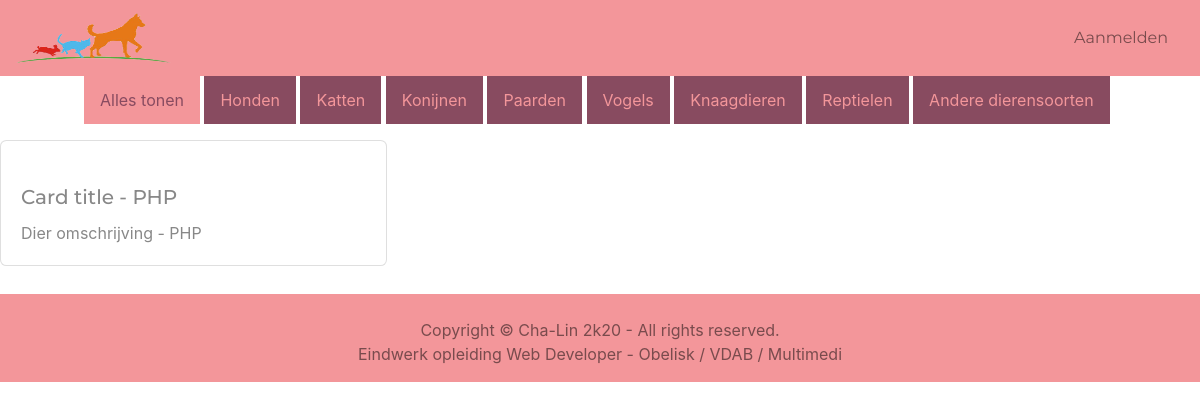
The app's page /dier-zoeken.php, older data.
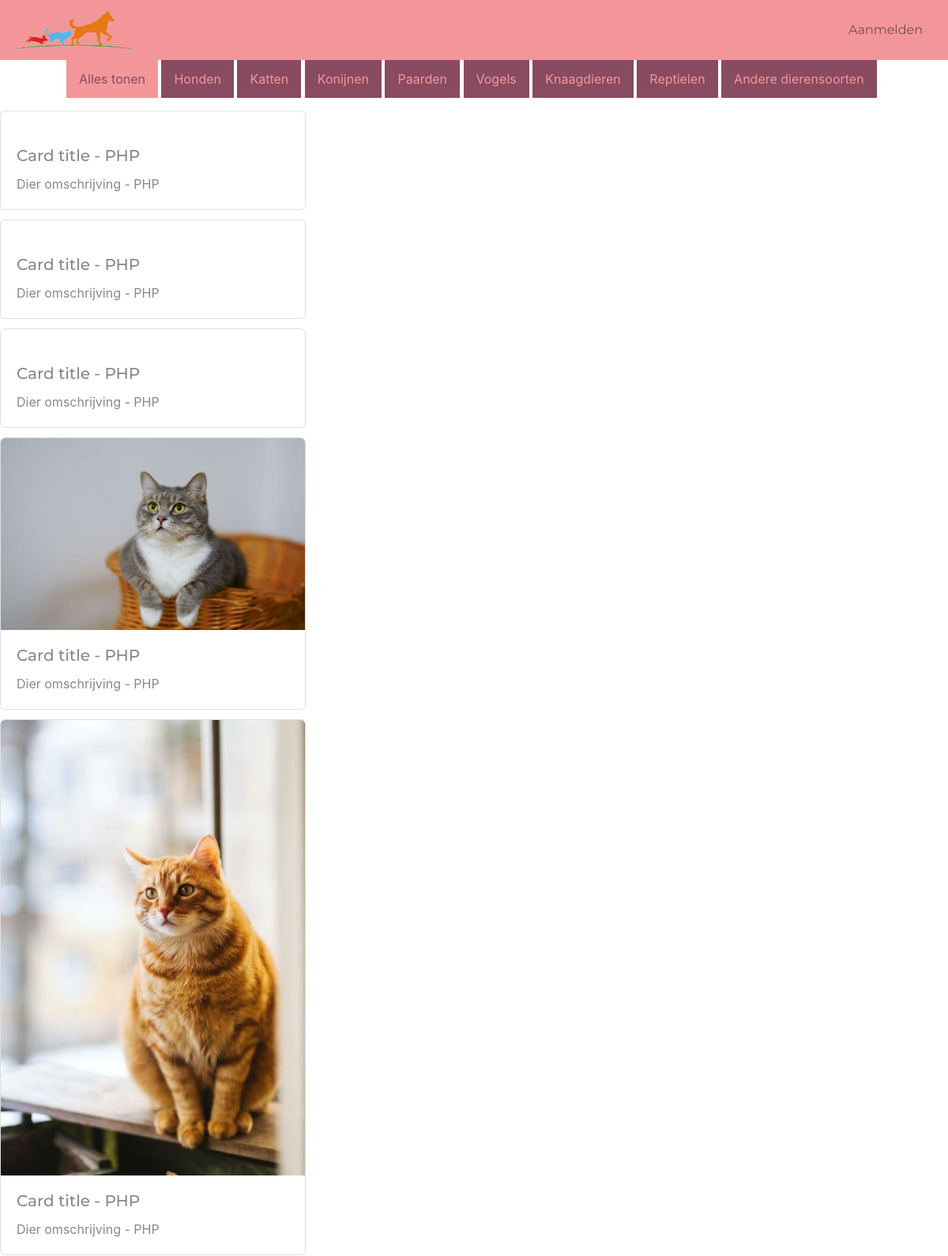
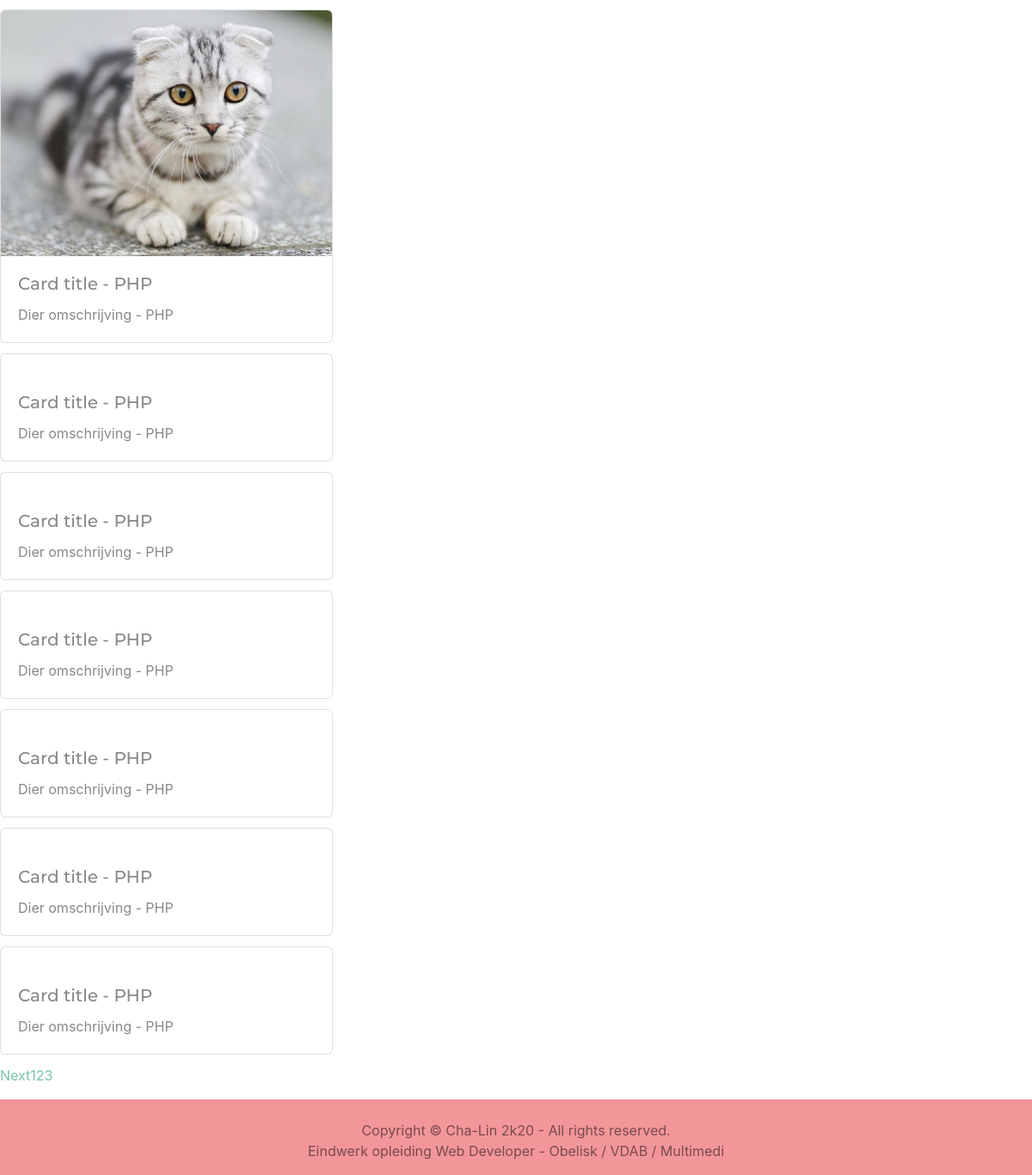
The same page, newer data (2 pictures, top to bottom).
### tables this page shows
CREATE TABLE `foto` (
  `FotoID` int(11) NOT NULL,
  `Bestandsnaam` varchar(100) NOT NULL,
  `Dier_ID` int(11) NOT NULL
);

### admin/includes/Database.php (called while the page is built, shortened)
<?php
class Database
{
    public $connection;
    public function open_db_connection(){
        $this->connection = mysqli_connect(DB_HOST, DB_USER, DB_PASS, DB_NAME);
    }
    public function query($sql){
        $result = $this->connection->query($sql);
        return $result;
    }
}
$database = new Database();
?>

### admin/includes/Db_object.php (called while the page is built, shortened)
<?php
class Db_object
{
    public static function find_this_query($sql){
        global $database;
        $result = $database->query($sql);
        $the_object_array = array();
        while ($row = mysqli_fetch_array($result)){
            $the_object_array[] = static::instantie($row);
        }
        return $the_object_array;
    }
    public static function instantie($result){
        $the_object = new $calling_class;
        foreach ($result as $the_attribute => $value) {
            if($the_object->has_the_attribute($the_attribute)){
                $the_object->$the_attribute = $value;
            }
        }
        return $the_object;
    }
    private function has_the_attribute($the_attribute){
        $object_properties = get_object_vars($this);
        return array_key_exists($the_attribute, $object_properties);
    }
    public static function count_all(){
        global $database;
        $sql = "SELECT COUNT(*) FROM " . static::$db_table;
        $result_set = $database->query($sql);
        $row = mysqli_fetch_array($result_set);
        return array_shift($row);
    }
}

### admin/includes/Paginate.php (called while the page is built, shortened)
<?php
class Paginate
{
    public $current_page;
    public $items_per_page;
    public $items_total_count;
    public function __construct($page=1, $items_per_page=4, $items_total_count=0)
    {
        $this->current_page = (int)$page;
        $this->items_per_page =(int)$items_per_page;
        $this->items_total_count = (int)$items_total_count;
    }
    public function next(){
        return $this->current_page + 1;
    }
    public function page_total(){
        return ceil($this->items_total_count/$this->items_per_page);
    }
    public function has_next(){
        return $this->next() <= $this->page_total() ? true : false;
    }
    public function offset(){
        return ($this->current_page -1)* $this->items_per_page;
    }
}

### admin/includes/Photo.php (called while the page is built, shortened)
<?php
class Photo extends Db_object
{
    public $Bestandsnaam;
    public $upload_directory = 'img' . DS . 'uploads';
    public function picture_path(){
        return $this->upload_directory.DS.$this->Bestandsnaam;
    }
}

### dier-zoeken.php (the view, shortened to what this page needs)
<?php
include("includes/header.php");
include("includes/top-filter.php");
$page = !empty($_GET['page']) ? (int)$_GET['page'] : 1;
$items_per_page = 12;
$items_total_count = Photo::count_all();
$paginate = new Paginate($page, $items_per_page, $items_total_count);
$sql = "SELECT * FROM foto ";
$sql .= "LIMIT {$items_per_page} ";
$sql .= "OFFSET {$paginate->offset()}";
$photos = Photo::find_this_query($sql);
?>
<?php foreach ($photos as $photo) : ?>
    <div class="card-columns">
        <div class="card">
            <a href="photo.php?id=<?php echo $photo->FotoID; ?>">
                <img class="card-img-top" src="<?php echo 'admin' . DS . $photo->picture_path(); ?>" alt="" class="img-fluid">
            </a>
            <div class="card-body">
                <h5 class="card-title">Card title - PHP</h5>
                <p class="card-text">Dier omschrijving - PHP</p>
            </div>
        </div>
    </div>
<?php endforeach; ?>
<div class="row ">
    <div class="col-12">
        <ul class="pagination ">
            <?php
            if ($paginate->page_total() > 1) {
                if ($paginate->has_next()) {
                    echo "<li class='next'><a href='dier-zoeken.php?page={$paginate->next()}'>Next</a></li>";
                }
                for ($i = 1; $i <= $paginate->page_total(); $i++) {
                    if ($i == $paginate->current_page) {
                        echo "<li class='active'><a href='dier-zoeken.php?page={$i}'> {$i} </a> </li>";
                    } else {
                        echo "<li><a href='dier-zoeken.php?page={$i}'> {$i} </a> </li>";
                    }
                }
            }
            ?>
        </ul>
    </div>
</div>
<?php
include("includes/footer.php");
?>

### includes/header.php (shortened to what this page needs)
<!DOCTYPE html>
<html lang="en">
<head>
    <link href="css/bootstrap-edited.css" rel="stylesheet">
    <link rel="stylesheet" href="css/style.css">
</head>
<body>
    <nav class="navbar navbar-expand-lg navbar-light bg-secondary">
        <a class="navbar-brand" href="#">
        <img src="./images/logo.png" width="155" height="50" alt="logo" loading="lazy">
        </a>
            <span class="navbar-text">
                <a class="nav-link text-black-50" href="../../Eindopdracht/admin/login.php">Aanmelden</a>
            </span>
    </nav>

### includes/top-filter.php (shortened to what this page needs)
<div id="myBtnContainer">
  <button class="btnFilter active" onclick="filterSelection('all')"> Alles tonen</button>
  <button class="btnFilter" onclick="filterSelection('honden')"> Honden</button>
  <button class="btnFilter" onclick="filterSelection('katten')"> Katten</button>
  <button class="btnFilter" onclick="filterSelection('konijnen')"> Konijnen</button>
  <button class="btnFilter" onclick="filterSelection('paarden')"> Paarden</button>
  <button class="btnFilter" onclick="filterSelection('vogels')"> Vogels</button>
  <button class="btnFilter" onclick="filterSelection('knaagdieren')"> Knaagdieren</button>
  <button class="btnFilter" onclick="filterSelection('reptielen')"> Reptielen</button>
  <button class="btnFilter" onclick="filterSelection('anderen')"> Andere dierensoorten</button>
</div>

### includes/footer.php (shortened to what this page needs)
<footer class="text-center bg-secondary">
    <div class="container">
        <div class="row">
            <div class="col-12 text-black-50">
                <p>
                    <br>
                    Copyright © Cha-Lin 2k20 - All rights reserved.
                    <br>Eindwerk opleiding Web Developer - Obelisk / VDAB / Multimedi
                </p>
            </div>
        </div>
    </div>
</footer>
</body>
</html>

### includes/top-filter.php (style rules this page uses)
#myBtnContainer { margin-inline-start: 7vw; }
.btnFilter { border: none; outline: none; padding: 12px 16px; background-color: #884b60; color: #f3969a; cursor: pointer; }
.btnFilter.active { background-color: #f3969a; color: #884b60; }

Row changes from the older to the newer data that the page shows:
added foto: Bestandsnaam (picture)
added foto: Bestandsnaam (picture)
added foto: Bestandsnaam (picture)
Text that changed along with them:
text now shown: "Next"
new list line: "1"
new list line: "2"
new list line: "3"
